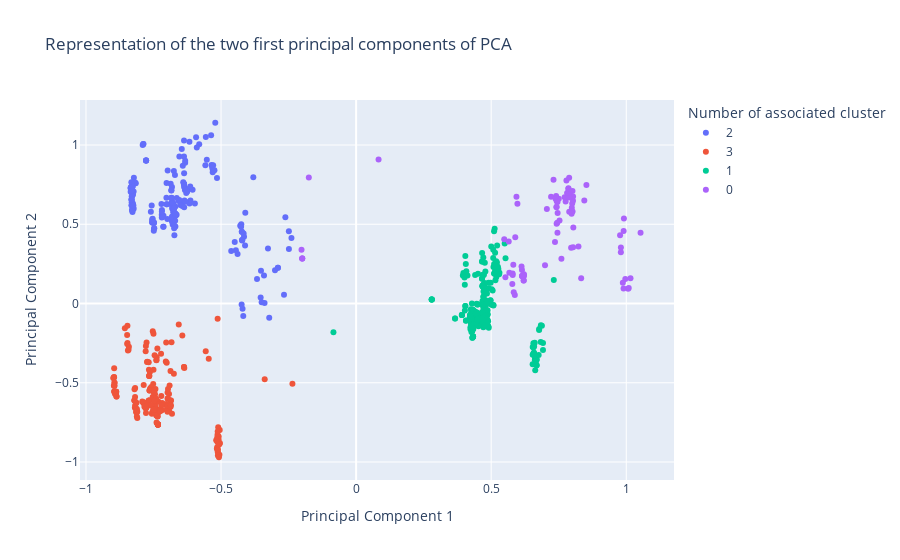

The notebook cell this image was saved under:
### Markdown cell above
## Visualisation

### Code cell
# representing the data
fig = px.scatter(df_pca, x="Pc1", y="Pc2",color="cluster",
                 labels= {
                     "Pc1": "Principal Component 1",
                     "Pc2": "Principal Component 2",
                     "cluster": "Number of associated cluster"
                 },
                 title= "Representation of the two first principal components of PCA") 
fig.show()

### Figure 1 — Plotly figure (JSON) as saved in the notebook; plotly's stock layout.template omitted (floating-point values rounded to 4 significant figures; data arrays with more than 128 entries replaced by an {"elided": "..."} marker saying what was removed)
{"data": [{"hovertemplate": "Number of associated cluster=2<br>Principal Component 1=%{x}<br>Principal Component 2=%{y}<extra></extra>", "legendgroup": "2", "marker": {"color": "#636efa", "symbol": "circle"}, "mode": "markers", "name": "2", "orientation": "v", "showlegend": true, "type": "scatter", "x": {"elided": "199 float values"}, "xaxis": "x", "y": {"elided": "199 float values"}, "yaxis": "y"}, {"hovertemplate": "Number of associated cluster=3<br>Principal Component 1=%{x}<br>Principal Component 2=%{y}<extra></extra>", "legendgroup": "3", "marker": {"color": "#EF553B", "symbol": "circle"}, "mode": "markers", "name": "3", "orientation": "v", "showlegend": true, "type": "scatter", "x": {"elided": "198 float values"}, "xaxis": "x", "y": {"elided": "198 float values"}, "yaxis": "y"}, {"hovertemplate": "Number of associated cluster=1<br>Principal Component 1=%{x}<br>Principal Component 2=%{y}<extra></extra>", "legendgroup": "1", "marker": {"color": "#00cc96", "symbol": "circle"}, "mode": "markers", "name": "1", "orientation": "v", "showlegend": true, "type": "scatter", "x": {"elided": "405 float values"}, "xaxis": "x", "y": {"elided": "405 float values"}, "yaxis": "y"}, {"hovertemplate": "Number of associated cluster=0<br>Principal Component 1=%{x}<br>Principal Component 2=%{y}<extra></extra>", "legendgroup": "0", "marker": {"color": "#ab63fa", "symbol": "circle"}, "mode": "markers", "name": "0", "orientation": "v", "showlegend": true, "type": "scatter", "x": [0.5875, 0.7502, 0.7529, 0.8028, 0.7217, 0.5649, 0.5782, 0.6145, 0.6145, 0.7812, 0.7403, 0.6139, 0.7453, -0.2021, 0.823, 1.053, 0.6206, 0.9913, 0.7383, 0.7984, 0.7755, 0.5891, 0.99, 0.9771, 0.7898, 0.7785, 0.7958, 0.5671, 0.7361, 0.7428, 0.8009, 0.7445, -0.1996, 0.6207, 0.7888, -0.1996, 0.786, 0.6123, 0.5526, 0.6194, 0.9964, 1.009, 0.7061, 0.7894, 0.5835, 0.5482, 0.8011, 0.5818, 0.7977, 0.9801, 0.6209, 0.8447, 0.6195, 0.5935, 0.7718, 0.7422, -0.1751, 0.08299, 0.7455, 0.7932, 0.7999, 0.98, 0.8031, 0.7884, 0.9903, 0.5796, 0.9873, 0.8032, 0.6993, 0.5971, 0.7416, 0.7419, 0.7459, 1.007, 0.5792, 0.6203, 0.6203, -0.1996, 0.7825, 0.7599, 0.7886, 0.804, 0.7306, 0.6145, 0.8524, 0.833, 0.7858, 1.016], "xaxis": "x", "y": [0.05339, 0.6618, 0.5239, 0.6485, 0.6732, 0.3915, 0.1237, 0.1732, 0.1732, 0.6967, 0.6778, 0.212, 0.4467, 0.339, 0.3604, 0.4468, 0.1781, 0.5362, 0.661, 0.6042, 0.6431, 0.4179, 0.0943, 0.4302, 0.6966, 0.7763, 0.3516, 0.1937, 0.3889, 0.6456, 0.7094, 0.5095, 0.2839, 0.1795, 0.5786, 0.2839, 0.7265, 0.2336, 0.1657, 0.1689, 0.1551, 0.09842, 0.596, 0.6903, 0.07072, 0.4058, 0.581, 0.2449, 0.5661, 0.353, 0.1847, 0.6504, 0.17, 0.6731, 0.6698, 0.5032, 0.7957, 0.9091, 0.6398, 0.6744, 0.6316, 0.323, 0.6751, 0.6682, 0.4578, 0.1795, 0.1312, 0.3553, 0.2419, 0.6289, 0.608, 0.6108, 0.5714, 0.09243, 0.1897, 0.1447, 0.1448, 0.2839, 0.6975, 0.2822, 0.7942, 0.4801, 0.7805, 0.1731, 0.7482, 0.1589, 0.7235, 0.1593], "yaxis": "y"}], "layout": {"legend": {"title": {"text": "Number of associated cluster"}, "tracegroupgap": 0}, "title": {"text": "Representation of the two first principal components of PCA"}, "xaxis": {"anchor": "y", "domain": [0, 1], "title": {"text": "Principal Component 1"}}, "yaxis": {"anchor": "x", "domain": [0, 1], "title": {"text": "Principal Component 2"}}}}
